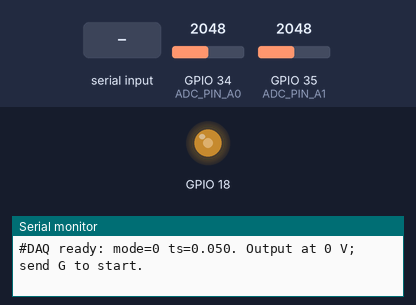
Simulated run of this sketch. Board: ESP32. On the bench: output pins drawn as LEDs (lit = HIGH), the last lines printed to the serial monitor. The inputs (shaded band) are chosen by the test bench; at power-on: GPIO 34 (ADC_PIN_A0) = 2048, GPIO 35 (ADC_PIN_A1) = 2048 (analog values on the 0–4095 scale).

Above: at 1.5 s.
1.6 s: "G90\n" received over Serial
At 2.4 s:
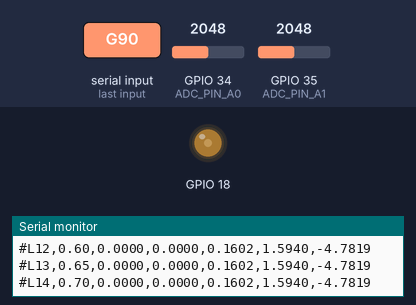
3.1 s: GPIO 34 (ADC_PIN_A0) set to 2331
At 3.6 s:
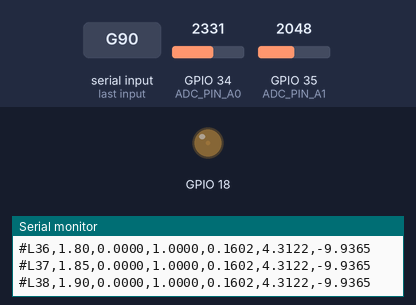
4.6 s: GPIO 34 (ADC_PIN_A0) set to 2469
At 5.9 s:
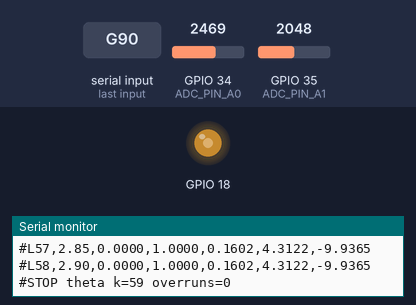
Timing chart, 0 to 7.6 s (numbered marks = the images above; inputs shaded):
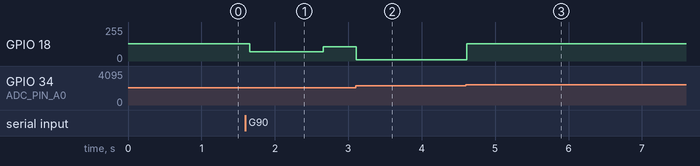

The sketch:

esp32_daq.ino
```cpp
/* ESP32 DAQ -- acquisition and control with 2 inputs and 1 output of +-10 V (ESP32 DevKit, Arduino-ESP32 core 3.x).
 * It is suggested NOT to edit this file: the control code is in control.h.
 *
 * Wiring:  VIN1 (GPIO34) = channel 1;  VIN2 (GPIO35) = channel 2;  VOUT (GPIO18) = output;  common GND.   Inputs and output in +-10 V.
 * Example (Ball and Beam): channel 1 = theta (beam angle), channel 2 = x (ball position), output = u (motor) or r_theta (MODE 2).
 *
 * The output stays at 0 V after boot. Nothing runs until the G command. Automatic stop: |theta| > TH_LIM (MODEs 0 and 1) or end of the run.
 *
 * Normalized x:  x = 2 (v2 - xmin)/(xmax - xmin) - 1, with v2 the channel 2 voltage and xmin, xmax the voltages at the ends.
 *
 * Serial commands (115200, terminated by \n):
 *   G        starts the run                S        stops (output = 0)        ?  status
 *   R        reads theta, v2 and x (idle)  X<a>,<b> sets xmin = a mV and xmax = b mV (x normalization)
 *   A<n>     r_x step = n/1000             H<n>     r_theta step = n mV
 *   V<mV>    output voltage, idle (signal test)                              (V0 turns it off)
 * Output at each step:  #L k,t,r_x,r_theta,x,theta,u
 */
#include <string.h>
#include "conv.h"
#include "dacout.h"
#include "control.h"

#define BAUD   115200
#define ADC_OS 32                                        // ADC readings per sample (trimmed mean)
#define TS_US  ((uint32_t)(TS * 1e6f + 0.5f))

static cal_t cal1, cal2;
static dac_state_t hb;
static bool running = false;
static uint32_t k_step, t_next, overruns;
static float x_min = -10.0f, x_max = 10.0f;              // channel 2 voltages at the two ends (command X)
static float rx_cmd = RX_DEFAULT, rth_cmd = RTH_DEFAULT; // reference steps (commands A and H)
static char line_buf[32];
static uint8_t line_len;

static float block_average(uint8_t pin) {                // ADC: sorts ADC_OS readings and averages the middle half
  static uint16_t v[ADC_OS];
  for (uint8_t i = 0; i < ADC_OS; i++) v[i] = (uint16_t)ADC_READ(pin);
  for (uint8_t i = 1; i < ADC_OS; i++) {
    uint16_t x = v[i]; int8_t j = i - 1;
    while (j >= 0 && v[j] > x) { v[j + 1] = v[j]; j--; }
    v[j + 1] = x;
  }
  uint32_t acc = 0; const uint8_t q = ADC_OS / 4;
  for (uint8_t i = q; i < ADC_OS - q; i++) acc += v[i];
  return (float)acc / (float)(ADC_OS - 2 * q);
}

static inline float sat(float v, float lim) { return v > lim ? lim : (v < -lim ? -lim : v); }
static inline void output_volts(float volts) { dac_apply(hb_u_from_volts(volts, &hb.cal)); }
static inline float read_theta() { return vin_from_counts(block_average(ADC_PIN_A0), &cal1); }
static inline float read_v2()    { return vin_from_counts(block_average(ADC_PIN_A1), &cal2); }
static inline float normalize_x(float v2) { return 2.0f * (v2 - x_min) / (x_max - x_min) - 1.0f; }
static inline float read_x()     { return normalize_x(read_v2()); }

static void stop_run(const char *reason) {
  output_volts(0.0f);
  running = false;
  Serial.printf("#STOP %s k=%u overruns=%u\n", reason, (unsigned)k_step, (unsigned)overruns);
}

static void start_run() {
  control_reset();
  k_step = 0; overruns = 0;
  running = true;
  Serial.printf("#GO mode=%d ts=%.3f t_end=%.1f t_step=%.2f rx=%.3f rth=%.3f\n", MODE, TS, T_END, T_STEP, rx_cmd, rth_cmd);
  Serial.println("#FMT k,t,r_x,r_theta,x,theta,u");
  t_next = micros() + TS_US;
}

// ---------------------------------------------------------------- one control step (every TS)
static void control_step() {
  float theta = read_theta();
  float x     = read_x();
  float t     = k_step * TS;

#if MODE != 2
  if (fabsf(theta) > TH_LIM) { stop_run("theta"); return; }
#endif
  if (t > T_END)             { stop_run("end");   return; }

#if MODE == 0
  bool stepped = (t >= T_STEP);
  float r_x = 0.0f;                                             // open loop: no position reference
  float r_theta = stepped ? rth_cmd : 0.0f;                     // open loop: step directly on r_theta
#else
  float r_x = reference_x(t, rx_cmd);                           // step (HMI) or random sequence (REF_SEQ)
  float r_theta = outer_control(r_x, x);                        // outer loop (your x controller)
#endif
  r_theta = sat(r_theta, R_THETA_LIM);
#if MODE == 2
  float u = r_theta;                                            // SIL: the output is r_theta (the virtual plant closes the loop)
#else
  float u = sat(inner_control(r_theta, theta), U_LIM);          // inner loop
#endif
  output_volts(u);

  Serial.printf("#L%u,%.2f,%.4f,%.4f,%.4f,%.4f,%.4f\n", (unsigned)k_step, t, r_x, r_theta, x, theta, u);

  k_step++;
  t_next += TS_US;
  if ((int32_t)(micros() - t_next) > (int32_t)TS_US) { overruns++; t_next = micros(); }
}

// ---------------------------------------------------------------- commands
static void handle_line(const char *s) {
  char c = s[0];
  if (c == 'S') { if (running) stop_run("S"); else output_volts(0.0f); Serial.println("#OK"); }
  else if (c == 'G') { if (!running) start_run(); }
  else if (c == 'A') { rx_cmd = dac_atol(s + 1) / 1000.0f; Serial.printf("#OK rx=%.3f\n", rx_cmd); }
  else if (c == 'H') { rth_cmd = dac_atol(s + 1) / 1000.0f; Serial.printf("#OK rth=%.3f\n", rth_cmd); }
  else if (c == 'R' && !running) { float th = read_theta(), v2 = read_v2(); Serial.printf("#READ theta=%.3f v2=%.3f x=%.3f\n", th, v2, normalize_x(v2)); }
  else if (c == 'X' && !running) {
    const char *comma = strchr(s, ',');
    float a = dac_atol(s + 1) / 1000.0f, b = comma ? dac_atol(comma + 1) / 1000.0f : a;
    if (b - a > 0.5f) { x_min = a; x_max = b; Serial.printf("#OK xmin=%.3f xmax=%.3f\n", x_min, x_max); }
    else Serial.println("#? xmax must be greater than xmin (minimum difference of 0.5 V)");
  }
  else if (c == '?') Serial.printf("#STATUS running=%d mode=%d ts=%.3f rx=%.3f rth=%.3f xmin=%.3f xmax=%.3f\n", running, MODE, TS, rx_cmd, rth_cmd, x_min, x_max);
  else if (!running && dac_command(&hb, s)) Serial.println("#OK");
  else Serial.println("#?");
}

static void read_serial() {
  while (Serial.available()) {
    char ch = Serial.read();
    if (ch == '\n' || ch == '\r') {
      if (line_len) { line_buf[line_len] = 0; line_len = 0; handle_line(line_buf); }
    } else if (line_len < sizeof(line_buf) - 1) line_buf[line_len++] = ch;
  }
}

void setup() {
  Serial.begin(BAUD);
  analogReadResolution(12);
  analogSetPinAttenuation(ADC_PIN_A0, ADC_11db);
  analogSetPinAttenuation(ADC_PIN_A1, ADC_11db);
  cal1 = cal_nominal();
  cal2 = cal_nominal_ch2();
  dac_init();
  dac_state_init(&hb);                                           // output at 0 V
  delay(300);
  Serial.printf("#DAQ ready: mode=%d ts=%.3f. Output at 0 V; send G to start.\n", MODE, TS);
}

void loop() {
  read_serial();
  if (running && (int32_t)(micros() - t_next) >= 0) control_step();
}
```

cal_board.h
```cpp
/* Calibration measured on the board (VOUT -> VIN loop, multimeter on VOUT). Each board has its own.
 * Output: Vout = CAL_K * u + CAL_B  (u in [-1, 1], u = 2*duty - 1).
 * Input:  Vn = CAL_OFFSET + CAL_GAIN * Vin  (Vn = voltage at the ADC pin).
 * To use the nominal design values instead, comment out USE_CAL_BOARD. */
#ifndef CAL_BOARD_H
#define CAL_BOARD_H
#define USE_CAL_BOARD 1

#if defined(ARDUINO_ARCH_ESP32)
/* ESP32 DevKit (GPIO18 PWM, GPIO34 input), 20 Oct 2026: output u = +-0.9 -> +9.56 V and -9.61 V (multimeter);
 * input Vin = -10 V and +10 V (medians of 5000 blocks: 857.2 and 2928.6 counts). ADC read with analogReadMilliVolts,
 * 64 readings per block (trimmed mean). */
/* Recalibrated on 20 Oct 2026 on a breadboard with 2 channels (VOUT on VIN1 and VIN2; multimeter: -10.00 / 0 -0.017 / +9.96 V
 * for commands -10 / 0 / +10 V; inputs: counts 841.0 and 2919.0 (channel 1), 844.6 and 2914.9 (channel 2)). */
#define CAL_K      10.629f
#define CAL_B      -0.045f
#define CAL_GAIN    0.08388f
#define CAL_OFFSET  1.5167f
#define CAL2_GAIN   0.08356f
#define CAL2_OFFSET 1.5165f
#else
/* Arduino Due (D9 PWM, A0 input), 19 Oct 2026: output u = +-0.9 -> +9.66 V and -9.60 V;
 * input Vin = -10 V and +10 V (counts 849.2 and 2894.8). Maximum loop error after calibration: 48 mV. */
#define CAL_K      10.700f
#define CAL_B       0.030f
#define CAL_GAIN    0.08240f
#define CAL_OFFSET  1.5086f
#endif
#endif
```

control.h
```cpp
/* ESP32 DAQ -- cascade control (example: Ball and Beam bench).  IT IS SUGGESTED TO EDIT ONLY THIS FILE.
 *
 *   outer loop:  r_x -> [ outer_control ] -> r_theta     (ball position)
 *   inner loop:  r_theta -> [ inner_control ] -> u       (beam angle), u = motor voltage
 *
 * Inputs:  channel 1 (GPIO34) = theta [V];  channel 2 (GPIO35) = x, normalized to [-1, 1] (see xmin/xmax in the HMI).
 * Output:  GPIO18 = u [V] (+-10 V).
 */
#ifndef CONTROL_H
#define CONTROL_H

/* 0 = OPEN LOOP: only the inner loop (Kp) and a step on r_theta; x(t) is measured to identify K_B.
 * 1 = HIL (x and theta loops): r_theta = outer_control(r_x, x), u = Kp*(r_theta - theta), output = u.
 * 2 = SIL (x controller only): r_theta = outer_control(r_x, x), output = r_theta (theta is not used):
 *     the virtual plant (dSpace) receives r_theta and returns x.                                        */
#define MODE 0

/* Position reference r_x (MODEs 1 and 2):
 * 0 = one step (value set in the HMI, command A);
 * 1 = random step sequence: every T_DWELL s, r_x changes by at most +-DELTA_MAX from the previous step,
 *     limited to +-RX_MAX. The sequence is the same in every run (change SEED for another). Duration: T_END. */
#define REF_SEQ 0
static const float T_DWELL   = 5.0f;      /* REF_SEQ: time between steps [s] */
static const float DELTA_MAX = 0.5f;      /* REF_SEQ: maximum change between consecutive steps */
static const float RX_MAX    = 0.8f;      /* REF_SEQ: maximum |r_x| */
static const uint32_t SEED   = 12345u;    /* REF_SEQ: random generator seed */

static const float TS = 0.05f;            /* sampling period [s]; use the SAME value in c2d */

static const float KP_THETA    = 3.0f;    /* inner loop gain */
static const float R_THETA_LIM = 4.0f;    /* r_theta saturation [V] */
static const float U_LIM       = 10.0f;   /* u saturation [V] (output limit) */
static const float TH_LIM      = 5.0f;    /* maximum |theta| [V]: above it the run is stopped (u = 0) */

static const float T_STEP = 1.0f;         /* instant of the reference step [s] */
static const float RX_DEFAULT  = 0.5f;    /* r_x step (MODEs 1 and 2, REF_SEQ 0) */
static const float RTH_DEFAULT = 1.0f;    /* r_theta step [V] (MODE 0) */
#if MODE == 0
static const float T_END = 8.0f;          /* run duration [s] */
#elif REF_SEQ
static const float T_END = 60.0f;
#else
static const float T_END = 15.0f;
#endif

/* ---------------------------------------------------------------- inner loop */
float inner_control(float r_theta, float theta) {
  return KP_THETA * (r_theta - theta);    /* u [V]; the program saturates it at +-U_LIM */
}

/* ---------------------------------------------------------------- reference r_x */
static uint32_t rng_s;
static int seq_n;
static float seq_r;

static float rand_unit() {                /* xorshift32: number in [-1, 1] */
  rng_s ^= rng_s << 13; rng_s ^= rng_s >> 17; rng_s ^= rng_s << 5;
  return (float)(rng_s & 0xFFFFFFu) / 8388607.5f - 1.0f;
}

/* Called every TS. t = run time [s]; step = value of command A from the HMI. */
float reference_x(float t, float step) {
#if REF_SEQ
  if (t < T_STEP) return 0.0f;
  int n = (int)((t - T_STEP) / T_DWELL);            /* index of the current step */
  while (seq_n < n) {                               /* new step: limited random change */
    seq_n++;
    float r = seq_r + DELTA_MAX * rand_unit();
    seq_r = r > RX_MAX ? RX_MAX : (r < -RX_MAX ? -RX_MAX : r);
  }
  return seq_r;
#else
  return t >= T_STEP ? step : 0.0f;
#endif
}

/* ---------------------------------------------------------------- outer loop (MODEs 1 and 2) */
/* Difference equation of the x controller, obtained from MATLAB c2d:
 *   u[k] = bC(1) e[k] + bC(2) e[k-1] + ... - aC(2) u[k-1] - aC(3) u[k-2] - ...    with aC(1) = 1
 * ORDER = order of the discrete controller (number of poles). The history is cleared in control_reset(). */
#define ORDER 1
static const float bC[ORDER + 1] = { 0.0f, 0.0f };   /* TODO: numerator from tfdata (bC / aC(1)) */
static const float aC[ORDER + 1] = { 1.0f, 0.0f };   /* TODO: denominator from tfdata (aC / aC(1)); aC[0] = 1 */
static float e_h[ORDER + 1];                         /* e[k], e[k-1], ... */
static float u_h[ORDER + 1];                         /* u[k], u[k-1], ... */

void control_reset() {
  for (int i = 0; i <= ORDER; i++) { e_h[i] = 0.0f; u_h[i] = 0.0f; }
  rng_s = SEED; seq_n = -1; seq_r = 0.0f;
}

/* Called every TS. Returns r_theta [V]; the program saturates it at +-R_THETA_LIM
 * (the difference equation keeps the unsaturated value, as in the MATLAB simulation). */
float outer_control(float r_x, float x) {
  for (int i = ORDER; i > 0; i--) { e_h[i] = e_h[i - 1]; u_h[i] = u_h[i - 1]; }   /* shift the history */
  e_h[0] = r_x - x;                                                                /* current error */

  float u = 0.0f;
  for (int i = 0; i <= ORDER; i++) u += bC[i] * e_h[i];
  for (int i = 1; i <= ORDER; i++) u -= aC[i] * u_h[i];
  u_h[0] = u;
  return u;
}

#endif
```

conv.h
```cpp
/* ADC -> input voltage conversion and two-point calibration (plain C, no dependencies).
 * Conditioning model:  Vn = offset + gain * Vin
 * 12-bit ADC: code = floor(V * 4096 / Vref)  ->  V = (code + 0.5) * Vref / 4096
 * (the two-point calibration absorbs either convention.)                                      */
#ifndef CONV_H
#define CONV_H
#include "params.h"
#include "cal_board.h"

typedef struct { float gain; float offset; } cal_t;

static inline float counts_to_volts(float counts) { return (counts + 0.5f) * NOM_VREF / ADC_COUNTS; }

#ifdef USE_CAL_BOARD
static inline cal_t cal_nominal(void) { cal_t k = { CAL_GAIN, CAL_OFFSET }; return k; }
#else
static inline cal_t cal_nominal(void) { cal_t k = { NOM_GAIN, NOM_OFFSET }; return k; }
#endif

/* channel 2: same circuit as channel 1 -> starts with the same calibration; redo it if needed */
#ifdef CAL2_GAIN
static inline cal_t cal_nominal_ch2(void) { cal_t k = { CAL2_GAIN, CAL2_OFFSET }; return k; }
#else
static inline cal_t cal_nominal_ch2(void) { return cal_nominal(); }
#endif

static inline float vin_from_counts(float counts, const cal_t *k) {
    return (counts_to_volts(counts) - k->offset) / k->gain;
}

/* c1, c2: mean counts measured with Vin = vin1, vin2 */
static inline cal_t cal_two_point(float c1, float vin1, float c2, float vin2) {
    float v1 = counts_to_volts(c1), v2 = counts_to_volts(c2);
    cal_t k;
    k.gain = (v2 - v1) / (vin2 - vin1);
    k.offset = v1 - k.gain * vin1;
    return k;
}


/* ADC reading in "12-bit counts" (0..4095 for 0..3.3 V), the same on both platforms.
 * Due: analogRead (12 bits). ESP32: analogReadMilliVolts (uses the factory ADC calibration), converted to counts. */
#if defined(ARDUINO_ARCH_ESP32)
#define ADC_PIN_A0 34   /* GPIO34 = ADC1_CH6, input only */
#define ADC_PIN_A1 35   /* GPIO35 = ADC1_CH7, input only */
#define ADC_READ(pin) ((uint32_t)((float)analogReadMilliVolts(pin) * 4096.0f / 3300.0f + 0.5f))
#else
#define ADC_PIN_A0 A0
#define ADC_PIN_A1 A1
#define ADC_READ(pin) ((uint32_t)analogRead(pin))
#endif

/* ---- +-10 V analog output (PWM + filter + TL072):  Vout = k*u + b,  u in [-1, 1] ---- */
typedef struct { float k; float b; } hb_cal_t;

#ifdef USE_CAL_BOARD
static inline hb_cal_t hb_nominal(void) { hb_cal_t c = { CAL_K, CAL_B }; return c; }
#else
static inline hb_cal_t hb_nominal(void) { hb_cal_t c = { HB_NOM_K, HB_NOM_B }; return c; }
#endif

static inline float hb_u_from_volts(float v, const hb_cal_t *c) {
    float u = (v - c->b) / c->k;
    return u > 1.0f ? 1.0f : (u < -1.0f ? -1.0f : u);
}

/* (u1, v1), (u2, v2): raw commands and mean voltages measured with the multimeter */
static inline hb_cal_t hb_cal_two_point(float u1, float v1, float u2, float v2) {
    hb_cal_t c;
    c.k = (v2 - v1) / (u2 - u1);
    c.b = v1 - c.k * u1;
    return c;
}
#endif
```

params.h
```cpp
/* nominal constants of the input/output conditioning circuits (design values) */
#pragma once
#define NOM_GAIN   0.083333f
#define NOM_OFFSET 1.512500f
#define NOM_VREF   3.3f
#define ADC_COUNTS 4096.0f
/* output: Vout = k*u + b (u in [-1,1]); k = G*Vcc/2, b = k - Vcc*Rf/Ra */
#define HB_NOM_K   10.6182f
#define HB_NOM_B   -0.0582f
```

Source omitted: dacout.h (3663 bytes)

Measured:
- the behaviour switches between 2402 and 2403 on GPIO 34 (ADC_PIN_A0) (found by bisection; images 2 and 3)
- after the input at 1.6 s, GPIO 18: 128/255 → 71/255 after 0.06 s, → 107/255 1.0 s later
- after the input at 3.1 s, GPIO 18: 107/255 → 9/255 at once
- after the input at 4.6 s, GPIO 18: 9/255 → 128/255 after 0.01 s instead of 5.1 s
